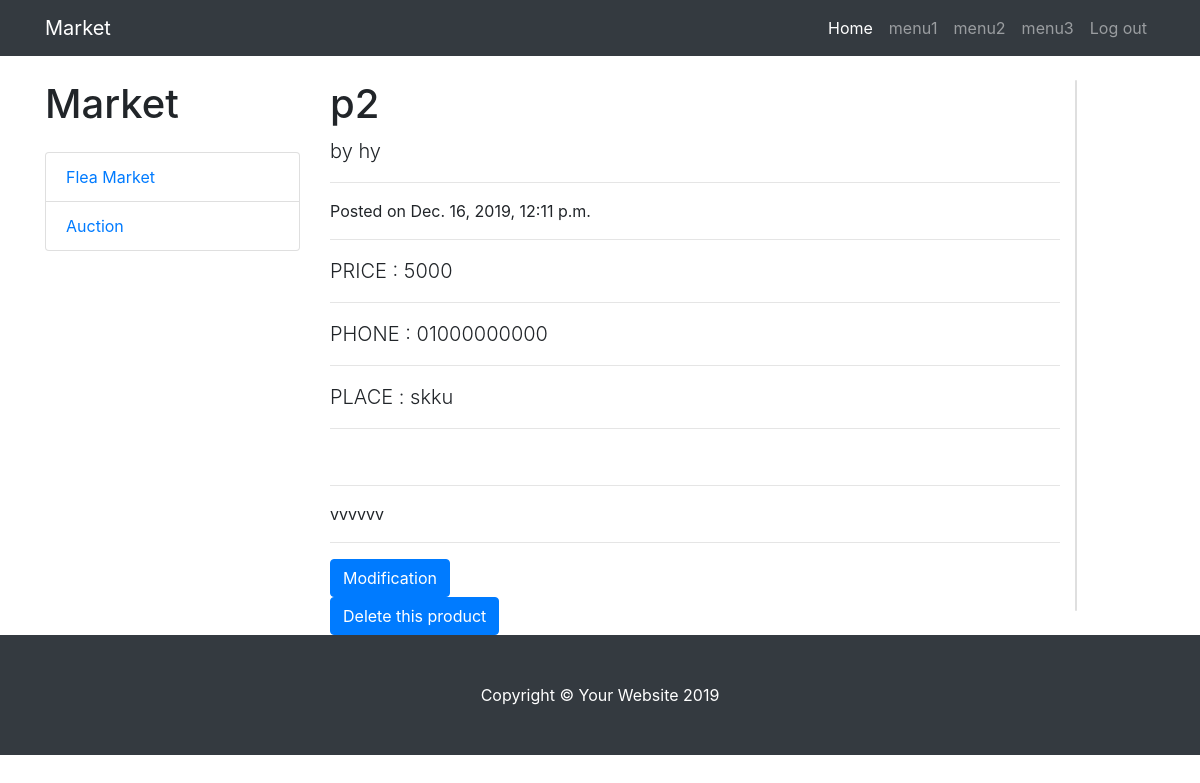
The page /seller/post=21 (signed in) on the database its author committed.
### market/models.py (models this page shows)
class Product(models.Model):
    created_date = models.DateTimeField(auto_now_add=True)
    content = models.TextField(blank=True)
    view = models.IntegerField(default=0)
    name = models.CharField(max_length=30, blank=True)
    type = models.CharField(max_length=20)      # 경매인지 그냥인지
    price = models.IntegerField(default=0)      # 가격
    seller_name = models.CharField(max_length=20, blank=True) # 판매자 이름
    phone = models.CharField(max_length=20, blank=True) # 판매자 전화번호
    place = models.CharField(max_length=60, blank=True)    # 거래장소
    seller = models.ForeignKey(User, on_delete=models.CASCADE) #판매자 정보
    status = models.CharField(max_length=20)    # 판매중인지 종료인지
    photo = models.ImageField(blank=True)

### market/views.py (the view)
# urls.py: path('seller/post=<int:product_id>', views.seller_product, name='seller_product'),
def seller_product(request, product_id) :
    if not request.user.is_authenticated:
        return redirect('login')
    user = User.objects.get(username=request.user.username)
    product = get_object_or_404(user.product_set, pk=product_id)
    context = {'board' : product}
    return render(request, 'read_post.html', context)

### templates/read_post.html (shortened to what this page needs)
{% load static %}
<!DOCTYPE html>
<html lang="en" xmlns="http://www.w3.org/1999/html">
<head>
  <link href="{% static 'vendor/bootstrap/css/bootstrap.min.css' %}" rel="stylesheet">
  <link href="{% static 'css/blog-post.css' %}" rel="stylesheet">
</head>
<body>
  <nav class="navbar navbar-expand-lg navbar-dark bg-dark fixed-top">
    <div class="container">
      <a class="navbar-brand" href="">Market</a>
      <div class="collapse navbar-collapse" id="navbarResponsive">
        <ul class="navbar-nav ml-auto">
          <li class="nav-item active">
            <a class="nav-link" href="">Home
            </a>
          </li>
          <li class="nav-item">
            <a class="nav-link" href="">menu1</a>
          </li>
          <li class="nav-item">
            <a class="nav-link" href="">menu2</a>
          </li>
          <li class="nav-item">
            <a class="nav-link" href="">menu3</a>
          </li>
          <li class="nav-item">
            <a class="nav-link" href="/logout">Log out</a>
          </li>
        </ul>
      </div>
    </div>
  </nav>
  <div class="container">
    <div class="row">
        <div class="col-lg-3">
        <h1 class="my-4">Market</h1>
        <div class="list-group">
          <a href="#" class="list-group-item">Flea Market</a>
            <a href="#" class="list-group-item">Auction</a>
        </div>
      </div>
      <div class="col-lg-8">
        <h1 class="mt-4">{{ board.name }}</h1>
        <p class="lead">
          by
          <a>{{ board.seller_name }}</a>
        </p>
        <hr>
        <p>Posted on {{ board.created_date }}</p>
        <hr>
      <p class="lead">
          PRICE :
          <a>{{ board.price }}</a>
        </p>
        <hr>
      <p class="lead">
          PHONE :
          <a>{{ board.phone }}</a>
        </p>
        <hr>
      <p class="lead">
          PLACE :
          <a>{{ board.place }}</a>
        </p>
        <hr>
        <hr>
        <p>{{ board.content }}</p>
      <hr>
      <form class="change" action="{% url 'product_change' board.id %}" method="post">
          <input class="btn btn-primary" type="submit" name="" value="Modification">
        </form>
        <form class="delete" action="{% url 'product_delete' board.id %}" method="post" onsubmit="return check()">
          <input class="btn btn-primary" type="submit" name="" value="Delete this product">
        </form>
      </div>
    <div class="card my-4">
        </div>
    </div>
  </div>
  <footer class="py-5 bg-dark">
    <div class="container">
      <p class="m-0 text-center text-white">Copyright &copy; Your Website 2019</p>
    </div>
  </footer>
</body>
</html>

### static/css/blog-post.css (style rules this page uses)
body { padding-top: 56px; }

### rows shown on the page
Product: name "p2", seller_name "hy", created_date "Dec. 16, 2019, 12:11 p.m.", price "5000", phone "01000000000", place "skku", content "vvvvvv"
